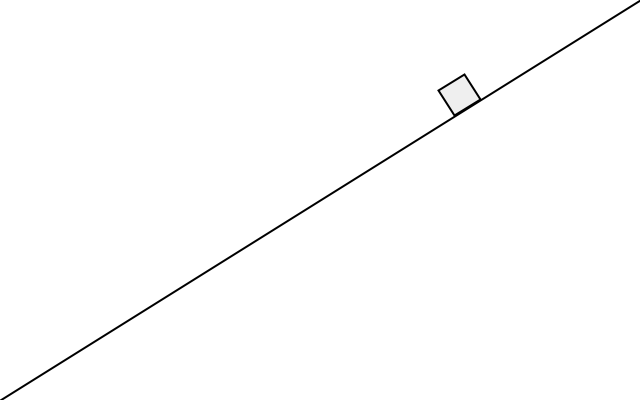
Frame 1 (no input)
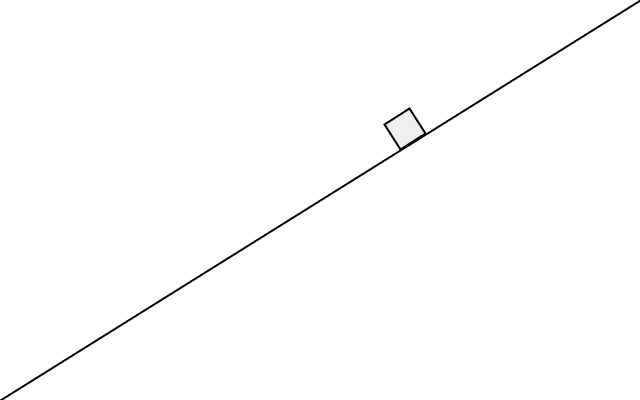
Frame 60 (the mouse pressed at the canvas centre just before this capture)
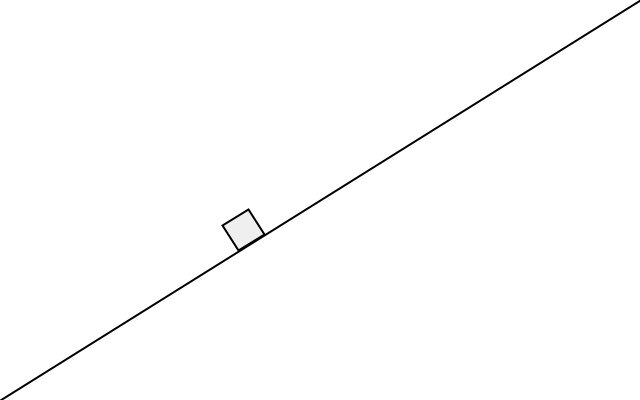
Frame 120 (the mouse held since frame 60 and released just before this capture)

The Processing sketch that drew these frames (run headless with seeded random() and noise(); from frame 60 on, the mouse is pressed at the canvas centre):

// Processing sketch: noc03_19_box_on_slope
// ── noc03_19_box_on_slope.pde
float gravityMag;
PVector gravityDir;

float slopeAngle;

float slopeH;
float slopeW;

PVector location;
PVector velocity;
PVector acceleration;

float normalForceMag;
PVector normalForceDir;

float frictionMag;
PVector frictionDir;

float x,y;
void setup() {
  size(640, 400);

  gravityMag = 0.4;
  gravityDir = new PVector(0.0,1.0); 

  slopeW = width;
  slopeH = height;

  slopeAngle = atan(slopeH/slopeW);


  velocity = new PVector(0, 0);
  acceleration = new PVector(0, 0);

  location = new PVector(width*0.75, height-(width*0.75)*tan(slopeAngle));
  x = location.x;
  y = location.y;
  
  normalForceMag = gravityMag * cos(slopeAngle);
  
  normalForceDir = gravityDir.get();
  normalForceDir.rotate(PI/2-slopeAngle);
  
  frictionDir = normalForceDir.get();
 
}

void draw() {
  background(255);

  stroke(0);
  strokeWeight(2);
  fill(175, 50);

  line(0, slopeH, slopeW, 0);

  acceleration.add(frictionDir.mult(normalForceMag*0.1));
  
  velocity.add(acceleration);
  location.add(velocity);

  pushMatrix();
  translate(location.x, location.y);
  rectMode(CENTER);
  rotate(-slopeAngle);
  rect(-15, -15, 30, 30);
  popMatrix();
}
